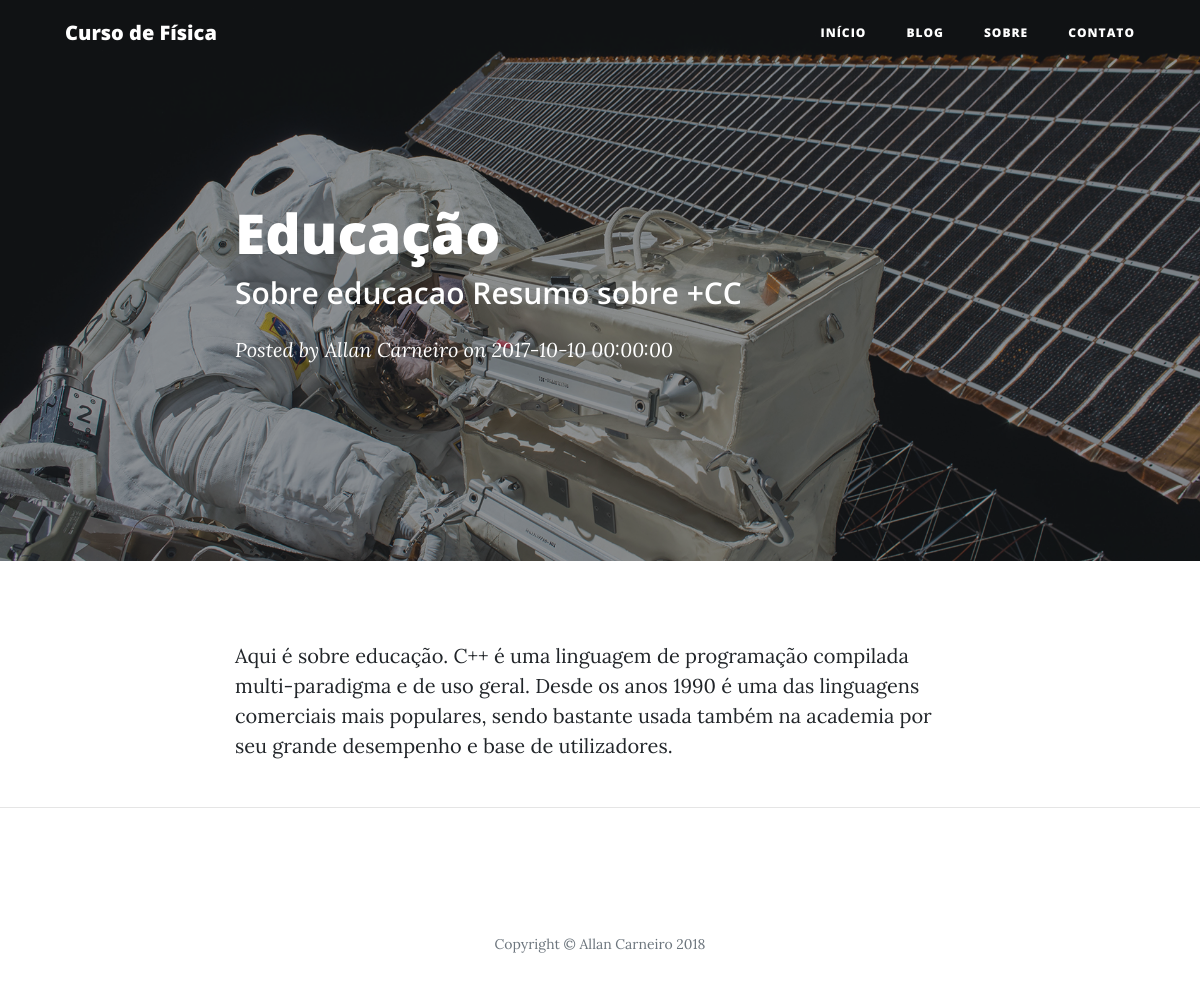
The page /blog/educacao on the database its author committed.
### website/models.py (models this page shows, shortened)
class Paper(db.Model):
    id = db.Column(db.Integer, primary_key=True)
    title = db.Column(db.String(200), unique=False, nullable=False)
    text = db.Column(db.Text, unique=True, nullable=False)
    abstract = db.Column(db.Text, unique=True, nullable=False)
    cover = db.Column(db.String(120), unique=False, nullable=False)
    published_date = db.Column(db.DateTime, unique=False, nullable=False, default=datetime.utcnow)
    last_modified = db.Column(db.DateTime, unique=False, nullable=False)
    published = db.Column(db.String(6), unique=False, nullable=False)
    slug = db.Column(db.String(300), unique=False, nullable=False)
    author_id = db.Column(db.Integer, db.ForeignKey('author.id'), nullable=False)
    author = db.relationship('Author', backref=db.backref('papers', lazy=True))
    category_id = db.Column(db.Integer, db.ForeignKey('category.id'), nullable=False)
    category = db.relationship('Category', backref=db.backref('papers', lazy=True))

class Author(db.Model):
    id = db.Column(db.Integer, primary_key=True)
    name = db.Column(db.String(200), unique=False, nullable=False)
    email = db.Column(db.String(100), unique=True, nullable=False)
    website = db.Column(db.String(120), unique=False, nullable=False)
    photo = db.Column(db.String(120), unique=False, nullable=False)
    bio = db.Column(db.String(300), unique=True, nullable=False)

### website/views.py (the view)
@app.route("/blog/<slug>")
def pagina_blog(slug):
    barra_menu = ["Início", "Blog", "Sobre", "Contato"]
    artigo = Paper.query.filter_by(slug=slug)
    tamanho = len(Paper.query.all())
    for i in range(tamanho):
        if artigo[i].slug == slug:
            return render_template("blog_unitario.html", menu=barra_menu, artigo_exibir=artigo[0])

### website/templates/blog_unitario.html (shortened to what this page needs)
<!DOCTYPE html>
<html lang="en">
  <head>
    <link href="{{url_for('static', filename='vendor/bootstrap/css/bootstrap.min.css')}}" rel="stylesheet">
    <link href="{{url_for('static', filename='css/clean-blog.min.css')}}" rel="stylesheet">
  </head>
  <body>
    <nav class="navbar navbar-expand-lg navbar-light fixed-top" id="mainNav">
      <div class="container">
        <a class="navbar-brand" href="{{url_for('paginapadrao')}}">Curso de Física</a>
        <div class="collapse navbar-collapse" id="navbarResponsive">
          <ul class="navbar-nav ml-auto">
            <li class="nav-item">
              <a class="nav-link" href="{{url_for('paginapadrao')}}">{{menu[0]}}</a>
            </li>
            <li class="nav-item">
              <a class="nav-link" href="{{url_for('paginapadrao_blog')}}">{{menu[1]}}</a>
            </li>
            <li class="nav-item">
              <a class="nav-link" href="{{url_for('paginapadrao_about')}}">{{menu[2]}}</a>
            </li>
            <li class="nav-item">
              <a class="nav-link" href="{{url_for('paginapadrao_contato')}}">{{menu[3]}}</a>
            </li>
          </ul>
        </div>
      </div>
    </nav>
    <header class="masthead" style="background-image: url('{{url_for('static', filename='img/post-bg.jpg')}}')">
      <div class="overlay"></div>
      <div class="container">
        <div class="row">
          <div class="col-lg-8 col-md-10 mx-auto">
            <div class="post-heading">
              <h1>{{artigo_exibir.title}}</h1>
              <h2 class="subheading">{{artigo_exibir.abstract}}</h2>
              <span class="meta">Posted by
                <a href="http://{{artigo_exibir.author.website}}">{{artigo_exibir.author.name}}</a>
                on {{artigo_exibir.published_date}}</span>
            </div>
          </div>
        </div>
      </div>
    </header>
    <article>
      <div class="container">
        <div class="row">
          <div class="col-lg-8 col-md-10 mx-auto">
            <p>{{artigo_exibir.text}}</p>
          </div>
        </div>
      </div>
    </article>
    <hr>
    <footer>
      <div class="container">
        <div class="row">
          <div class="col-lg-8 col-md-10 mx-auto">
            <ul class="list-inline text-center">
            </ul>
            <p class="copyright text-muted">Copyright &copy; Allan Carneiro 2018</p>
          </div>
        </div>
      </div>
    </footer>
  </body>
</html>

### rows shown on the page
Paper: title "Educação", abstract "Sobre educacao Resumo sobre +CC", published_date "2017-10-10 00:00:00", text "Aqui é sobre educação. C++ é uma linguagem de programação compilada multi-paradigma e de uso geral. Desde os anos 1990 é uma das linguagens comerciais mais populares, sendo bastante usada também na academia por seu grande desempenho e base de utilizadores."
Author: author.name "Allan Carneiro"

### other values the page prints
{{ menu[0] }} "INÍCIO"
{{ menu[1] }} "BLOG"
{{ menu[2] }} "SOBRE"
{{ menu[3] }} "CONTATO"
